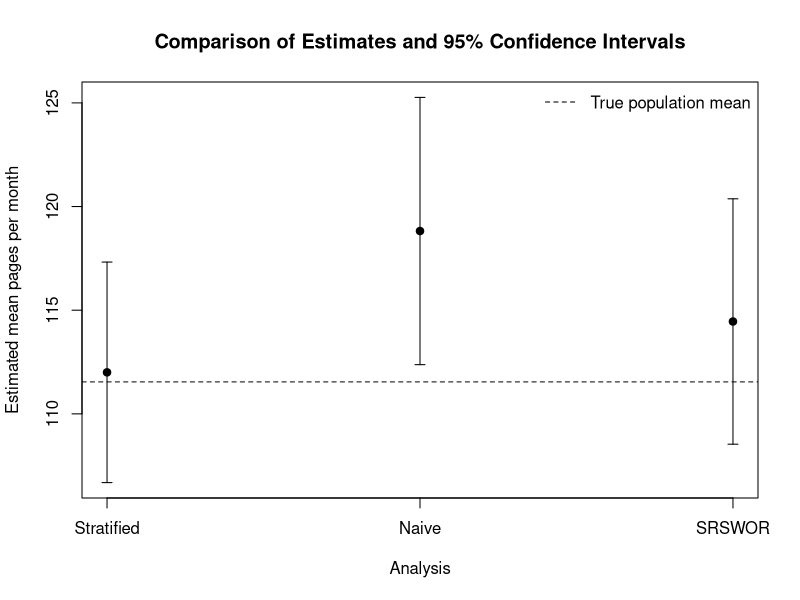
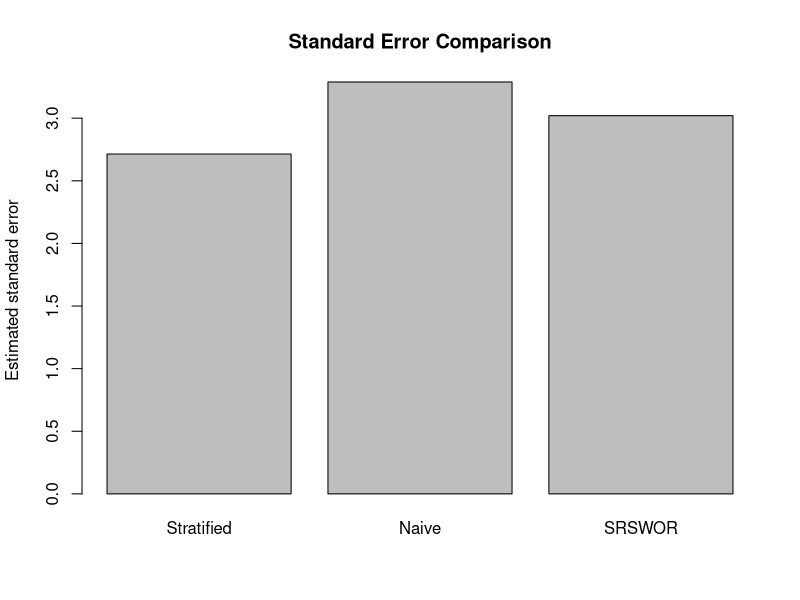

These figures' R source, in order:
## ---- chunk 1
knitr::opts_chunk$set(echo=TRUE, warning=FALSE, message=FALSE)
## ---- chunk 2
population <- read.csv(
  "wits_printing_population_with_auxiliary.csv",
  stringsAsFactors = FALSE
)

sample_data <- read.csv(
  "wits_printing_sample.csv",
  stringsAsFactors = FALSE
)

cat("Population size:", nrow(population), "\n")
cat("Stratified sample size:", nrow(sample_data), "\n")

stopifnot(nrow(population) == 10000)
stopifnot(nrow(sample_data) == 414)
## ---- chunk 3
required_sample_vars <- c(
  "student_id",
  "faculty",
  "pages_month",
  "N_h",
  "n_h",
  "inclusion_probability",
  "sampling_weight"
)

if (!all(required_sample_vars %in% names(sample_data))) {
  stop("The realised sample is missing one or more required variables.")
}

required_population_vars <- c(
  "student_id",
  "faculty",
  "pages_month"
)

if (!all(required_population_vars %in% names(population))) {
  stop("The population file is missing one or more required variables.")
}

cat("Required variables successfully verified.\n")
## ---- chunk 4
true_mean <- mean(population$pages_month)
true_variance <- var(population$pages_month)
true_sd <- sd(population$pages_month)

cat("True finite-population mean:",
    round(true_mean, 2), "pages per month\n")
cat("True finite-population SD:",
    round(true_sd, 2), "pages\n")
cat("True finite-population variance:",
    round(true_variance, 2), "\n")
## ---- chunk 5
N <- nrow(population)

faculty_stats <- aggregate(
  pages_month ~ faculty,
  data = sample_data,
  FUN = function(x) c(
    n = length(x),
    mean = mean(x),
    variance = var(x),
    sd = sd(x)
  )
)

faculty_stats
## ---- chunk 6
faculty_names <- unique(sample_data$faculty)

stratum_summary <- data.frame(
  faculty = faculty_names,
  stringsAsFactors = FALSE
)

stratum_summary$N_h <- sapply(
  stratum_summary$faculty,
  function(f) unique(sample_data$N_h[sample_data$faculty == f])
)

stratum_summary$n_h <- sapply(
  stratum_summary$faculty,
  function(f) unique(sample_data$n_h[sample_data$faculty == f])
)

stratum_summary$sample_mean <- sapply(
  stratum_summary$faculty,
  function(f) mean(sample_data$pages_month[sample_data$faculty == f])
)

stratum_summary$sample_variance <- sapply(
  stratum_summary$faculty,
  function(f) var(sample_data$pages_month[sample_data$faculty == f])
)

stratum_summary$sample_sd <- sqrt(stratum_summary$sample_variance)
stratum_summary$W_h <- stratum_summary$N_h / N
stratum_summary$f_h <- stratum_summary$n_h / stratum_summary$N_h

stratum_summary$sample_mean <- round(stratum_summary$sample_mean, 4)
stratum_summary$sample_variance <- round(stratum_summary$sample_variance, 4)
stratum_summary$sample_sd <- round(stratum_summary$sample_sd, 4)

stratum_summary
## ---- chunk 7
weighted_mean <- sum(
  stratum_summary$W_h *
    stratum_summary$sample_mean
)

cat("Design-based weighted mean:",
    round(weighted_mean, 4),
    "pages per month\n")
## ---- chunk 8
var_strat <- sum(
  stratum_summary$W_h^2 *
    (1 - stratum_summary$f_h) *
    (stratum_summary$sample_variance /
       stratum_summary$n_h)
)

se_strat <- sqrt(var_strat)

cat("Estimated variance:",
    round(var_strat, 6), "\n")
cat("Estimated standard error:",
    round(se_strat, 4),
    "pages\n")
## ---- chunk 9
z <- qnorm(0.975)

ci_lower <- weighted_mean - z * se_strat
ci_upper <- weighted_mean + z * se_strat
half_width <- z * se_strat

cat("95% CI: [",
    round(ci_lower, 3), ",",
    round(ci_upper, 3), "]\n")

cat("Confidence-interval half-width:",
    round(half_width, 3),
    "pages\n")

cat("Section B target half-width:",
    round(0.05 * true_mean, 3),
    "pages\n")
## ---- chunk 10
cv_strat <- 100 * se_strat / weighted_mean

cat("Coefficient of variation:",
    round(cv_strat, 3), "%\n")
## ---- chunk 11
n_naive <- nrow(sample_data)

naive_mean <- mean(sample_data$pages_month)
naive_sd <- sd(sample_data$pages_month)

# SRSWOR-style variance with finite population correction
naive_var <- (1 - n_naive / N) *
  naive_sd^2 / n_naive

naive_se <- sqrt(naive_var)

naive_lower <- naive_mean - z * naive_se
naive_upper <- naive_mean + z * naive_se

naive_cv <- 100 * naive_se / naive_mean

cat("Naive unweighted mean:",
    round(naive_mean, 4), "\n")
cat("Naive estimated variance:",
    round(naive_var, 6), "\n")
cat("Naive standard error:",
    round(naive_se, 4), "\n")
cat("Naive 95% CI: [",
    round(naive_lower, 3), ",",
    round(naive_upper, 3), "]\n")
cat("Naive CV:",
    round(naive_cv, 3), "%\n")
## ---- chunk 12
weighted_error <- weighted_mean - true_mean
naive_error <- naive_mean - true_mean

weighted_abs_error <- abs(weighted_error)
naive_abs_error <- abs(naive_error)

cat("Weighted estimate error:",
    round(weighted_error, 3), "pages\n")

cat("Naive estimate error:",
    round(naive_error, 3), "pages\n")

cat("Absolute weighted error:",
    round(weighted_abs_error, 3), "pages\n")

cat("Absolute naive error:",
    round(naive_abs_error, 3), "pages\n")
## ---- chunk 13
n_design <- nrow(sample_data)

var_srs_benchmark <- (1 - n_design / N) *
  true_variance / n_design

se_srs_benchmark <- sqrt(var_srs_benchmark)

deff <- var_strat / var_srs_benchmark

cat("Stratified design variance:",
    round(var_strat, 6), "\n")

cat("Equal-size SRSWOR benchmark variance:",
    round(var_srs_benchmark, 6), "\n")

cat("Design effect (DEFF):",
    round(deff, 4), "\n")

cat("Relative efficiency (1/DEFF):",
    round(1 / deff, 4), "\n")
## ---- chunk 14
set.seed(4105)

n_srs <- nrow(sample_data)

srs_rows <- sample(
  seq_len(nrow(population)),
  size = n_srs,
  replace = FALSE
)

srs_sample <- population[srs_rows, ]
rownames(srs_sample) <- NULL

srs_sample$inclusion_probability <- n_srs / N
srs_sample$sampling_weight <- N / n_srs

cat("SRSWOR sample size:", nrow(srs_sample), "\n")
cat("Duplicate SRS IDs:",
    sum(duplicated(srs_sample$student_id)), "\n")
## ---- chunk 15
srs_mean <- mean(srs_sample$pages_month)
srs_sd <- sd(srs_sample$pages_month)

srs_var_est <- (1 - n_srs / N) *
  srs_sd^2 / n_srs

srs_se <- sqrt(srs_var_est)

srs_lower <- srs_mean - z * srs_se
srs_upper <- srs_mean + z * srs_se

srs_cv <- 100 * srs_se / srs_mean

srs_error <- srs_mean - true_mean

cat("SRSWOR estimated mean:",
    round(srs_mean, 4), "\n")

cat("SRSWOR estimated variance:",
    round(srs_var_est, 6), "\n")

cat("SRSWOR standard error:",
    round(srs_se, 4), "\n")

cat("SRSWOR 95% CI: [",
    round(srs_lower, 3), ",",
    round(srs_upper, 3), "]\n")

cat("SRSWOR CV:",
    round(srs_cv, 3), "%\n")

cat("SRSWOR error from true mean:",
    round(srs_error, 3), "pages\n")
## ---- chunk 16
comparison <- data.frame(
  Analysis = c(
    "Stratified design-based",
    "Naive unweighted",
    "Equal-sized SRSWOR"
  ),
  Estimate = c(
    weighted_mean,
    naive_mean,
    srs_mean
  ),
  Variance = c(
    var_strat,
    naive_var,
    srs_var_est
  ),
  SE = c(
    se_strat,
    naive_se,
    srs_se
  ),
  CI_Lower = c(
    ci_lower,
    naive_lower,
    srs_lower
  ),
  CI_Upper = c(
    ci_upper,
    naive_upper,
    srs_upper
  ),
  CV_Percent = c(
    cv_strat,
    naive_cv,
    srs_cv
  ),
  Error_from_True = c(
    weighted_error,
    naive_error,
    srs_error
  )
)

numeric_cols <- sapply(comparison, is.numeric)
comparison[numeric_cols] <-
  round(comparison[numeric_cols], 4)

comparison
## ---- chunk 17
estimates <- c(
  weighted_mean,
  naive_mean,
  srs_mean
)

lower <- c(
  ci_lower,
  naive_lower,
  srs_lower
)

upper <- c(
  ci_upper,
  naive_upper,
  srs_upper
)

labels <- c(
  "Stratified",
  "Naive",
  "SRSWOR"
)

plot(
  1:3,
  estimates,
  ylim = range(c(lower, upper, true_mean)),
  xaxt = "n",
  xlab = "Analysis",
  ylab = "Estimated mean pages per month",
  main = "Comparison of Estimates and 95% Confidence Intervals",
  pch = 19
)

axis(
  1,
  at = 1:3,
  labels = labels
)

arrows(
  1:3,
  lower,
  1:3,
  upper,
  angle = 90,
  code = 3,
  length = 0.05
)

abline(
  h = true_mean,
  lty = 2
)

legend(
  "topright",
  legend = "True population mean",
  lty = 2,
  bty = "n"
)
## ---- chunk 18
se_values <- c(
  se_strat,
  naive_se,
  srs_se
)

barplot(
  se_values,
  names.arg = c(
    "Stratified",
    "Naive",
    "SRSWOR"
  ),
  ylab = "Estimated standard error",
  main = "Standard Error Comparison"
)
## ---- chunk 19
write.csv(
  srs_sample,
  "section_D_srswor_sample.csv",
  row.names = FALSE
)

write.csv(
  comparison,
  "section_D_estimation_comparison.csv",
  row.names = FALSE
)

write.csv(
  stratum_summary,
  "section_D_stratum_estimation_summary.csv",
  row.names = FALSE
)
